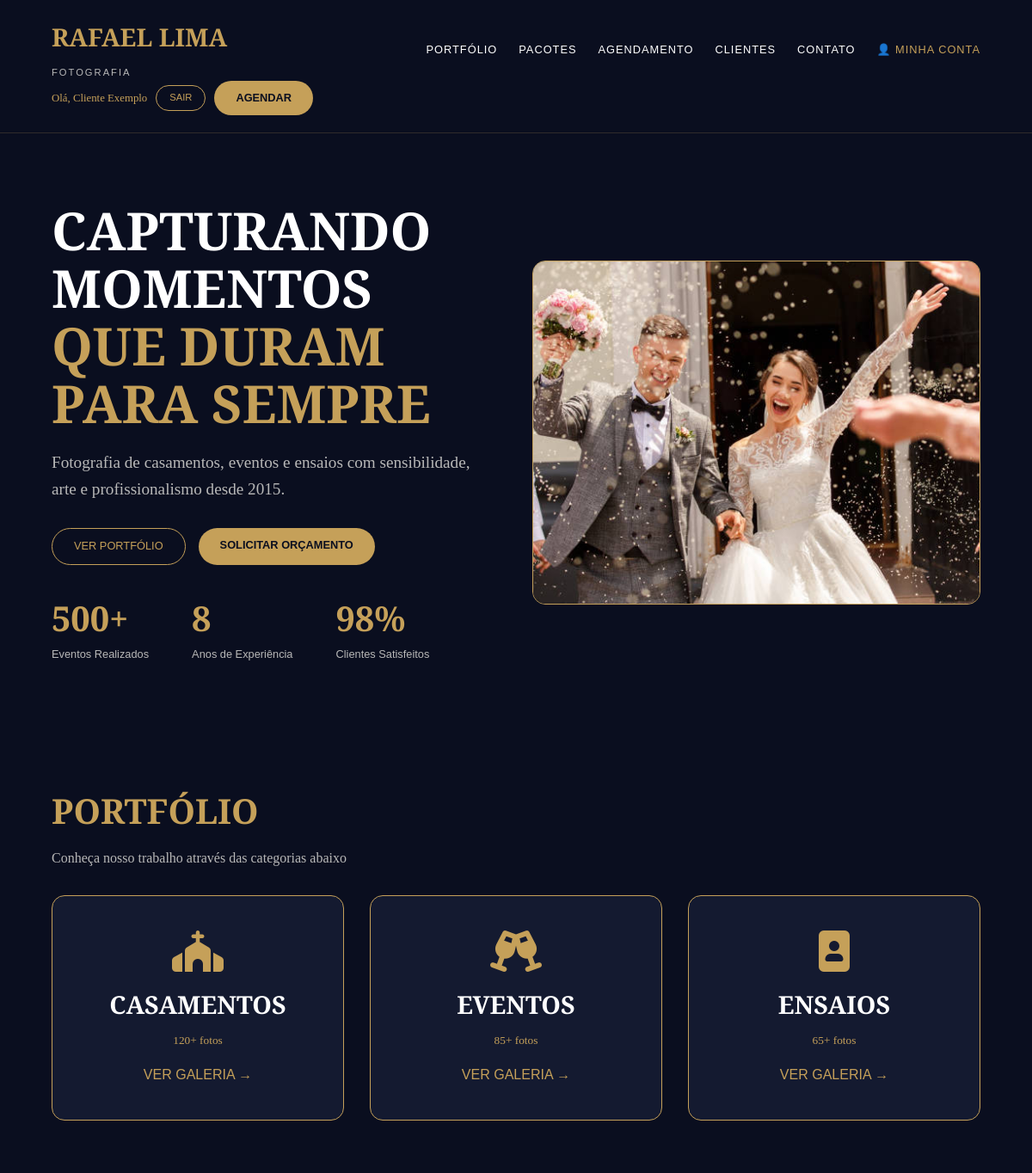
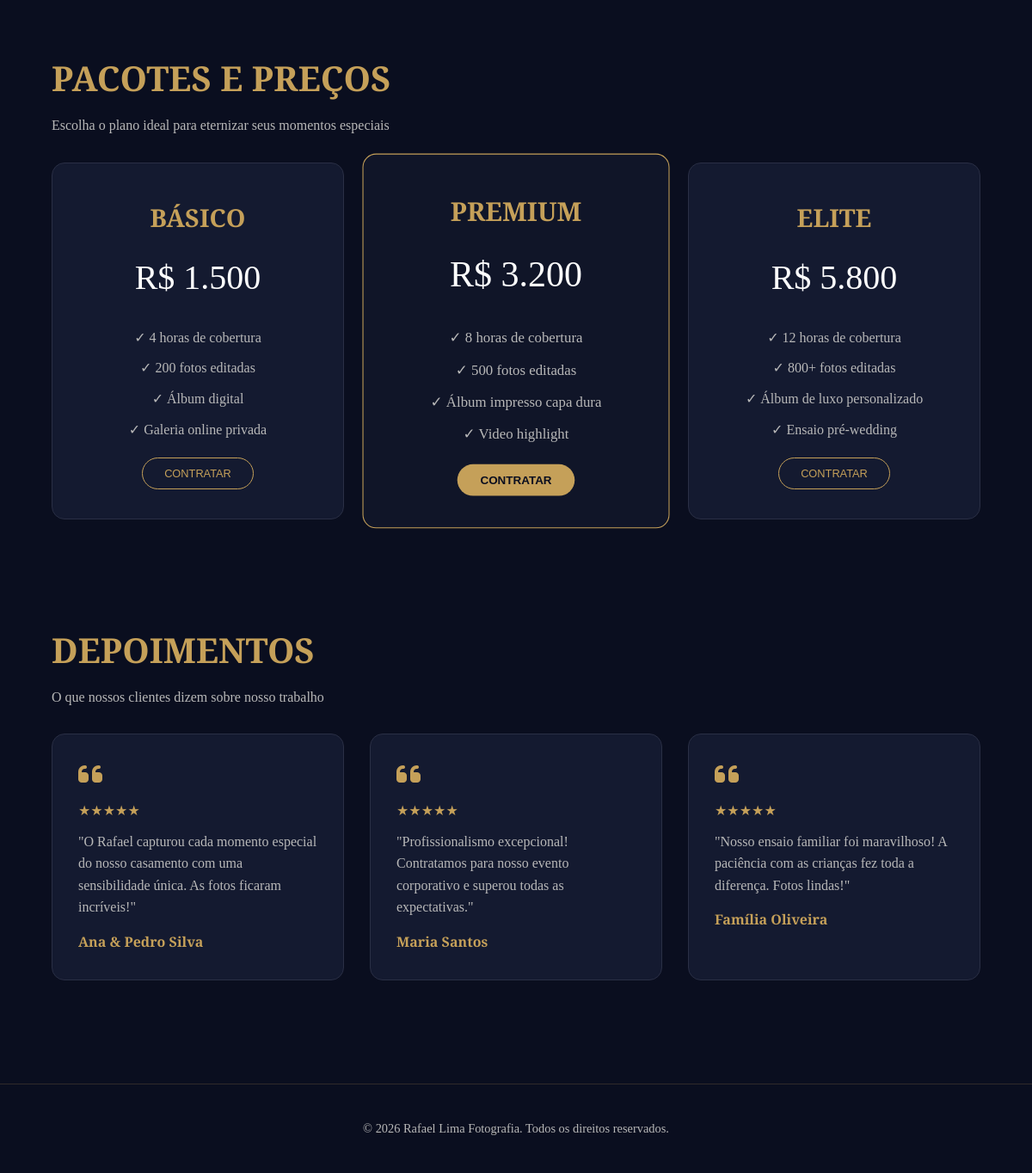
The page / (signed in) on the database its author committed (2 pictures, top to bottom).
### tables this page shows
CREATE TABLE IF NOT EXISTS depoimentos (
    id INT AUTO_INCREMENT PRIMARY KEY,
    nome_cliente VARCHAR(100) NOT NULL,
    texto TEXT NOT NULL,
    estrelas INT DEFAULT 5 CHECK (estrelas >= 1 AND estrelas <= 5),
    data_postagem TIMESTAMP DEFAULT CURRENT_TIMESTAMP
);

### index.php (the view, shortened to what this page needs)
<?php include __DIR__ . '/includes/config.php'; ?>
<!DOCTYPE html>
<html lang="pt-BR">
<head>
    <link rel="stylesheet" href="assets/css/style.css">
    <link rel="stylesheet" href="https://cdnjs.cloudflare.com/ajax/libs/font-awesome/6.4.0/css/all.min.css">
</head>
<body>
<?php include __DIR__ . '/includes/header.php'; ?>
<section class="hero">
    <div class="hero-content">
        <h1>CAPTURANDO MOMENTOS <span>QUE DURAM PARA SEMPRE</span></h1>
        <p>Fotografia de casamentos, eventos e ensaios com sensibilidade, arte e profissionalismo desde 2015.</p>
        <div class="hero-btn-group">
            <a href="portfolio.php" class="btn-outline">VER PORTFÓLIO</a>
            <a href="contato.php" class="btn-gold">SOLICITAR ORÇAMENTO</a>
        </div>
        <div class="stats">
            <div><h3>500+</h3><span>Eventos Realizados</span></div>
            <div><h3>8</h3><span>Anos de Experiência</span></div>
            <div><h3>98%</h3><span>Clientes Satisfeitos</span></div>
        </div>
    </div>
    <div class="hero-img">
        <img src="assets/img/foto1.jpg" alt="Fotógrafo" class="hero-foto">
    </div>
</section>
<section>
    <h2>PORTFÓLIO</h2>
    <p>Conheça nosso trabalho através das categorias abaixo</p>
    <div class="portfolio-grid">
        <div class="portfolio-card">
            <i class="fas fa-church"></i>
            <h3>CASAMENTOS</h3>
            <small>120+ fotos</small>
            <a href="portfolio.php?cat=casamentos">VER GALERIA →</a>
        </div>
        <div class="portfolio-card">
            <i class="fas fa-glass-cheers"></i>
            <h3>EVENTOS</h3>
            <small>85+ fotos</small>
            <a href="portfolio.php?cat=eventos">VER GALERIA →</a>
        </div>
        <div class="portfolio-card">
            <i class="fas fa-portrait"></i>
            <h3>ENSAIOS</h3>
            <small>65+ fotos</small>
            <a href="portfolio.php?cat=ensaios">VER GALERIA →</a>
        </div>
    </div>
</section>
<section>
    <h2>PACOTES E PREÇOS</h2>
    <p>Escolha o plano ideal para eternizar seus momentos especiais</p>
    <div class="pacotes-grid">
        <div class="pacote-card">
            <h3>BÁSICO</h3>
            <div class="price">R$ 1.500</div>
            <ul>
                <li>✓ 4 horas de cobertura</li>
                <li>✓ 200 fotos editadas</li>
                <li>✓ Álbum digital</li>
                <li>✓ Galeria online privada</li>
            </ul>
            <a href="contato.php" class="btn-outline">CONTRATAR</a>
        </div>
        <div class="pacote-card destaque">
            <h3>PREMIUM</h3>
            <div class="price">R$ 3.200</div>
            <ul>
                <li>✓ 8 horas de cobertura</li>
                <li>✓ 500 fotos editadas</li>
                <li>✓ Álbum impresso capa dura</li>
                <li>✓ Video highlight</li>
            </ul>
            <a href="agendamento.php" class="btn-gold">CONTRATAR</a>
        </div>
        <div class="pacote-card">
            <h3>ELITE</h3>
            <div class="price">R$ 5.800</div>
            <ul>
                <li>✓ 12 horas de cobertura</li>
                <li>✓ 800+ fotos editadas</li>
                <li>✓ Álbum de luxo personalizado</li>
                <li>✓ Ensaio pré-wedding</li>
            </ul>
            <a href="contato.php" class="btn-outline">CONTRATAR</a>
        </div>
    </div>
</section>
<section id="depoimentos">
    <h2>DEPOIMENTOS</h2>
    <p>O que nossos clientes dizem sobre nosso trabalho</p>
    <div class="depoimentos-grid">
        <?php
        $stmt = $pdo->query("SELECT * FROM depoimentos ORDER BY data_postagem DESC LIMIT 3");
        while($dep = $stmt->fetch(PDO::FETCH_ASSOC)):
        ?>
        <div class="depoimento-card">
            <i class="fas fa-quote-left"></i>
            <div class="stars">★★★★★</div>
            <p>"<?= htmlspecialchars($dep['texto']) ?>"</p>
            <h4><?= htmlspecialchars($dep['nome_cliente']) ?></h4>
        </div>
        <?php endwhile; ?>
    </div>
</section>
<?php include __DIR__ . '/includes/footer.php'; ?>
</body>
</html>

### assets/css/style.css (style rules this page uses)
* { margin: 0; padding: 0; box-sizing: border-box; }
:root { --gold: #c5a059; --dark-blue: #0a0e1f; --dark-blue-light: #141a30; --text-light: #b8b8b8; }
body { font-family: 'Playfair Display', Georgia, serif; background: var(--dark-blue); color: #fff; line-height: 1.6; }
.btn-gold { background: var(--gold); color: var(--dark-blue); padding: 10px 25px; border-radius: 30px; border: none; font-weight: bold; text-transform: uppercase; font-family: sans-serif; cursor: pointer; text-decoration: none; transition: 0.3s; font-size: 0.8rem; }
.btn-outline { background: transparent; border: 1px solid var(--gold); color: var(--gold); padding: 10px 25px; border-radius: 30px; text-decoration: none; font-family: sans-serif; transition: 0.3s; font-size: 0.8rem; }
section { padding: 60px 5%; max-width: 1200px; margin: 0 auto; }
h1 { font-size: 3.5rem; margin-bottom: 10px; }
h2 { font-size: 2.5rem; color: var(--gold); margin-bottom: 10px; }
h3 { font-size: 1.5rem; }
p { color: var(--text-light); }
.hero { display: flex; align-items: center; gap: 40px; padding: 80px 5%; }
.hero-content { flex: 1; }
.hero-content h1 { font-size: 3.8rem; line-height: 1.1; }
.hero-content h1 span { color: var(--gold); }
.hero-content p { font-size: 1.2rem; margin: 20px 0; }
.hero-btn-group { display: flex; gap: 15px; margin: 30px 0; }
.stats { display: flex; gap: 50px; }
.stats h3 { font-size: 2.5rem; color: var(--gold); }
.stats span { font-size: 0.8rem; color: var(--text-light); display: block; font-family: sans-serif; }
.hero-img { flex: 1; height: 400px; border: 1px solid var(--gold); border-radius: 15px; display: flex; align-items: center; justify-content: center; background: #1a1f36; }
.portfolio-grid { display: grid; grid-template-columns: repeat(3, 1fr); gap: 30px; margin-top: 30px; }
.portfolio-card { background: var(--dark-blue-light); border: 1px solid var(--gold); border-radius: 15px; padding: 40px 20px; text-align: center; transition: 0.3s; }
.portfolio-card i { font-size: 3rem; color: var(--gold); margin-bottom: 15px; }
.portfolio-card h3 { font-size: 1.8rem; margin-bottom: 5px; }
.portfolio-card small { color: var(--gold); }
.portfolio-card a { color: var(--gold); text-decoration: none; display: block; margin-top: 15px; font-family: sans-serif; }
.pacotes-grid { display: grid; grid-template-columns: repeat(3, 1fr); gap: 30px; margin-top: 30px; }
.pacote-card { background: var(--dark-blue-light); border: 1px solid #2a2f45; border-radius: 15px; padding: 40px 20px; text-align: center; }
.pacote-card.destaque { border-color: var(--gold); transform: scale(1.05); background: #101528; }
.pacote-card h3 { color: var(--gold); font-size: 1.8rem; }
.pacote-card .price { font-size: 2.5rem; color: #fff; margin: 15px 0; }
.pacote-card ul { list-style: none; margin: 20px 0; }
.pacote-card ul li { padding: 5px 0; color: var(--text-light); }
.depoimentos-grid { display: grid; grid-template-columns: repeat(3, 1fr); gap: 30px; margin-top: 30px; }
.depoimento-card { background: var(--dark-blue-light); border: 1px solid #2a2f45; border-radius: 15px; padding: 30px; }
.depoimento-card i { font-size: 2rem; color: var(--gold); }
.depoimento-card .stars { color: var(--gold); margin: 10px 0; }
.depoimento-card h4 { margin-top: 15px; color: var(--gold); }
.hero-img { flex: 1; width: 400px; height: 400px; background: #1a1f36; border: 1px solid var(--gold); border-radius: 15px; display: flex; align-items: center; justify-content: center; overflow: hidden; }
.hero-img img { width: 100%; height: 100%; object-fit: cover; }

### rows shown on the page
depoimentos: texto "O Rafael capturou cada momento especial do nosso casamento com uma sensibilidade única. As fotos ficaram incríveis!", nome_cliente "Ana & Pedro Silva"
depoimentos: texto "Profissionalismo excepcional! Contratamos para nosso evento corporativo e superou todas as expectativas.", nome_cliente "Maria Santos"
depoimentos: texto "Nosso ensaio familiar foi maravilhoso! A paciência com as crianças fez toda a diferença. Fotos lindas!", nome_cliente "Família Oliveira"

### other values the page prints
$_SESSION['usuario_nome'] "Cliente Exemplo"
